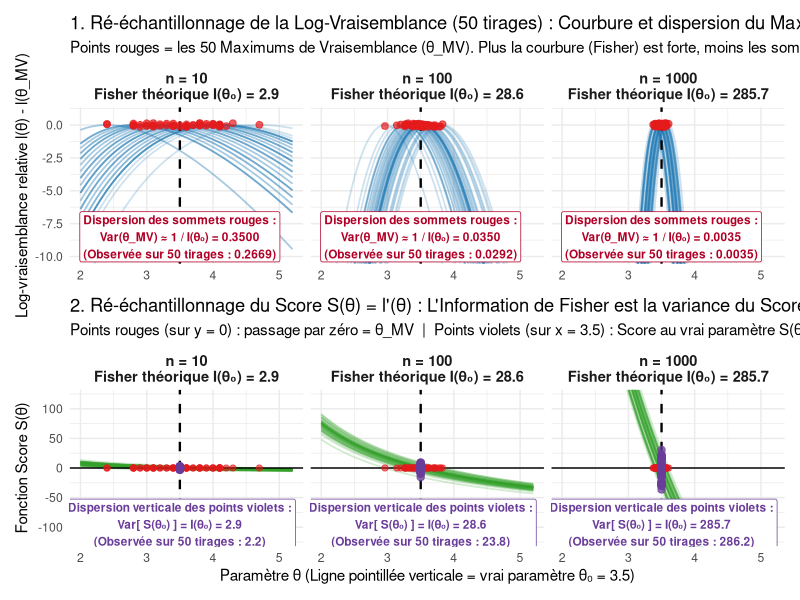

Write R code to recreate this figure.
library(ggplot2)
library(patchwork)

# ==============================================================================
# 1. SIMULATION MONTE-CARLO DES COURBES (B = 50 ré-échantillonnages)
# ==============================================================================
set.seed(123)
theta_vrai <- 3.5
B <- 50 # Nombre de courbes ré-échantillonnées par taille n
tailles <- c(10, 100, 1000)
theta_grid <- seq(2.0, 5.2, length.out = 400)

res_courbes <- list()
res_emv <- list()
compteur <- 1

for (n in tailles) {
  info_theo <- n / theta_vrai
  label_n <- sprintf("n = %d\nFisher théorique I(θ₀) = %.1f", n, info_theo)
  
  for (b in 1:B) {
    # Tirage d'un nouvel échantillon de taille n
    x <- rpois(n, lambda = theta_vrai)
    sum_x <- sum(x)
    theta_mv <- mean(x)
    
    # Log-vraisemblance relative (sommet à 0 pour comparer la forme et la position)
    ll <- -n * theta_grid + sum_x * log(theta_grid)
    ll_max <- -n * theta_mv + sum_x * log(theta_mv)
    ll_rel <- ll - ll_max
    
    # Fonction Score S(theta) = l'(theta) = -n + sum(x)/theta
    score <- -n + sum_x / theta_grid
    
    # Valeur exacte du Score au VRAI paramètre theta_0 = 3.5
    score_en_theta0 <- -n + sum_x / theta_vrai
    
    res_courbes[[compteur]] <- data.frame(
      theta = theta_grid,
      ll_rel = ll_rel,
      score = score,
      sim_id = b,
      n_val = n,
      groupe = label_n
    )
    
    res_emv[[compteur]] <- data.frame(
      sim_id = b,
      n_val = n,
      groupe = label_n,
      theta_mv = theta_mv,
      score_theta0 = score_en_theta0
    )
    compteur <- compteur + 1
  }
}

df_courbes <- do.call(rbind, res_courbes)
df_emv <- do.call(rbind, res_emv)

# Ordonner les facettes dans l'ordre n = 10, 100, 1000
niveaux <- unique(df_courbes$groupe)
df_courbes$groupe <- factor(df_courbes$groupe, levels = niveaux)
df_emv$groupe <- factor(df_emv$groupe, levels = niveaux)

# Calcul des statistiques empiriques sur les 50 ré-échantillonnages pour annotation
stats_emp <- do.call(rbind, lapply( split(df_emv, df_emv$groupe), function(d) {
  n <- unique(d$n_val)
  data.frame(
    groupe = unique(d$groupe),
    var_emv_emp = var(d$theta_mv),
    var_emv_theo = theta_vrai / n,
    var_score_emp = var(d$score_theta0),
    fisher_theo = n / theta_vrai
  )
}))

# ==============================================================================
# 2. GRAPHIQUE 1 : RÉ-ÉCHANTILLONNAGE DES LOG-VRAISEMBLANCES & DISPERSION DES EMV
# ==============================================================================
p1 <- ggplot() +
  # Les 50 courbes de log-vraisemblance ré-échantillonnées
  geom_line(data = df_courbes, aes(x = theta, y = ll_rel, group = sim_id),
            color = "#1f78b4", alpha = 0.22, linewidth = 0.6) +
  # Vrai paramètre theta_0 = 3.5
  geom_vline(xintercept = theta_vrai, linetype = "dashed", color = "black", linewidth = 0.8) +
  # Les 50 sommets (Maximums de vraisemblance) alignés en y = 0
  geom_jitter(data = df_emv, aes(x = theta_mv, y = 0),
              color = "#e31a1c", alpha = 0.7, size = 2, height = 0.15, width = 0) +
  # Annotation de la dispersion horizontale des EMV
  geom_label(data = stats_emp,
             aes(x = 3.5, y = -8.5,
                 label = sprintf("Dispersion des sommets rouges :\nVar(θ_MV) ≈ 1 / I(θ₀) = %.4f\n(Observée sur 50 tirages : %.4f)",
                                 var_emv_theo, var_emv_emp)),
             size = 3, fill = "white", color = "#b10026", fontface = "bold") +
  coord_cartesian(ylim = c(-10, 0.8)) +
  facet_wrap(~ groupe, ncol = 3) +
  labs(
    title = "1. Ré-échantillonnage de la Log-Vraisemblance (50 tirages) : Courbure et dispersion du Maximum",
    subtitle = "Points rouges = les 50 Maximums de Vraisemblance (θ_MV). Plus la courbure (Fisher) est forte, moins les sommets bougent horizontalement.",
    x = NULL, y = "Log-vraisemblance relative l(θ) - l(θ_MV)"
  ) +
  theme_minimal() +
  theme(strip.text = element_text(face = "bold", size = 10.5))

# ==============================================================================
# 3. GRAPHIQUE 2 : RÉ-ÉCHANTILLONNAGE DU SCORE & IDENTITÉ DE FISHER Var(S(θ₀)) = I(θ₀)
# ==============================================================================
p2 <- ggplot() +
  # Les 50 courbes de Score S(theta)
  geom_line(data = df_courbes, aes(x = theta, y = score, group = sim_id),
            color = "#33a02c", alpha = 0.22, linewidth = 0.6) +
  geom_hline(yintercept = 0, color = "black", linewidth = 0.5) +
  geom_vline(xintercept = theta_vrai, linetype = "dashed", color = "black", linewidth = 0.8) +
  # Points rouges : où chaque courbe coupe Score = 0 (c'est l'EMV !)
  geom_point(data = df_emv, aes(x = theta_mv, y = 0),
             color = "#e31a1c", alpha = 0.6, size = 1.8) +
  # Points violets : valeurs du Score en theta_0 = 3.5 (dispersion verticale = Fisher !)
  geom_point(data = df_emv, aes(x = theta_vrai, y = score_theta0),
             color = "#6a3d9a", alpha = 0.75, size = 2.2) +
  # Annotation de la variance verticale du Score
  geom_label(data = stats_emp,
             aes(x = 3.5, y = -95,
                 label = sprintf("Dispersion verticale des points violets :\nVar[ S(θ₀) ] = I(θ₀) = %.1f\n(Observée sur 50 tirages : %.1f)",
                                 fisher_theo, var_score_emp)),
             size = 3, fill = "white", color = "#6a3d9a", fontface = "bold") +
  coord_cartesian(ylim = c(-120, 120)) +
  facet_wrap(~ groupe, ncol = 3) +
  labs(
    title = "2. Ré-échantillonnage du Score S(θ) = l'(θ) : L'Information de Fisher est la variance du Score en θ₀",
    subtitle = "Points rouges (sur y = 0) : passage par zéro = θ_MV  |  Points violets (sur x = 3.5) : Score au vrai paramètre S(θ₀), dont la variance vaut I(θ₀)",
    x = "Paramètre θ (Ligne pointillée verticale = vrai paramètre θ₀ = 3.5)",
    y = "Fonction Score S(θ)"
  ) +
  theme_minimal() +
  theme(strip.text = element_text(face = "bold", size = 10.5))

# Affichage combiné
p1 / p2
